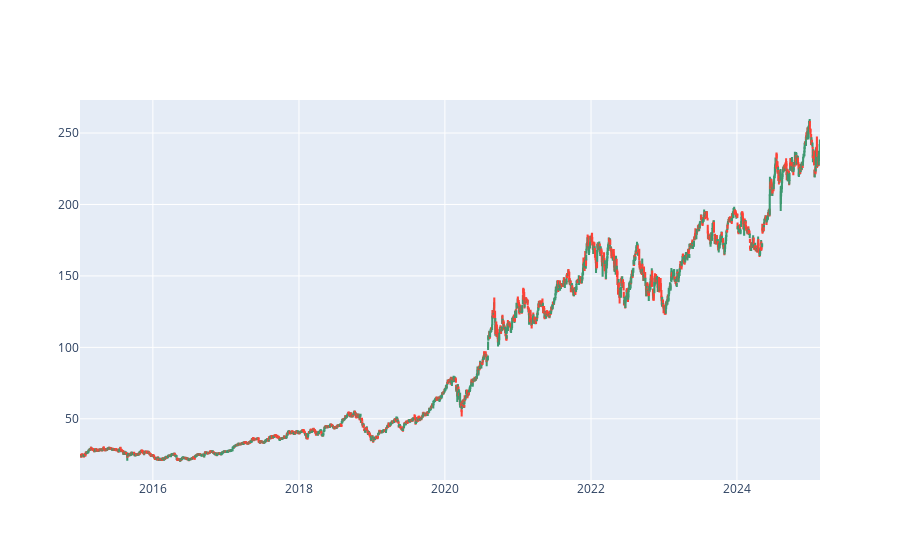

Here is the notebook cell this chart was saved with:
### Code cell
import plotly.graph_objects as go
fig = go.Figure(data=[go.Candlestick(x=df.index,
                                    open=data01['Open'],
                                    high=data01['High'],
                                    low=data01['Low'],
                                    close=data01['Close'])])
fig.update_layout(xaxis_rangeslider_visible=False)
fig.show()

### Figure 1 — Plotly figure (JSON) as saved in the notebook; plotly's stock layout.template omitted (floating-point values rounded to 4 significant figures; data arrays with more than 128 entries replaced by an {"elided": "..."} marker saying what was removed)
{"data": [{"close": {"elided": "2550 str values"}, "high": {"elided": "2550 str values"}, "low": {"elided": "2550 str values"}, "open": {"elided": "2550 str values"}, "type": "candlestick", "x": {"elided": "2548 str values"}}], "layout": {"xaxis": {"rangeslider": {"visible": false}}}}
